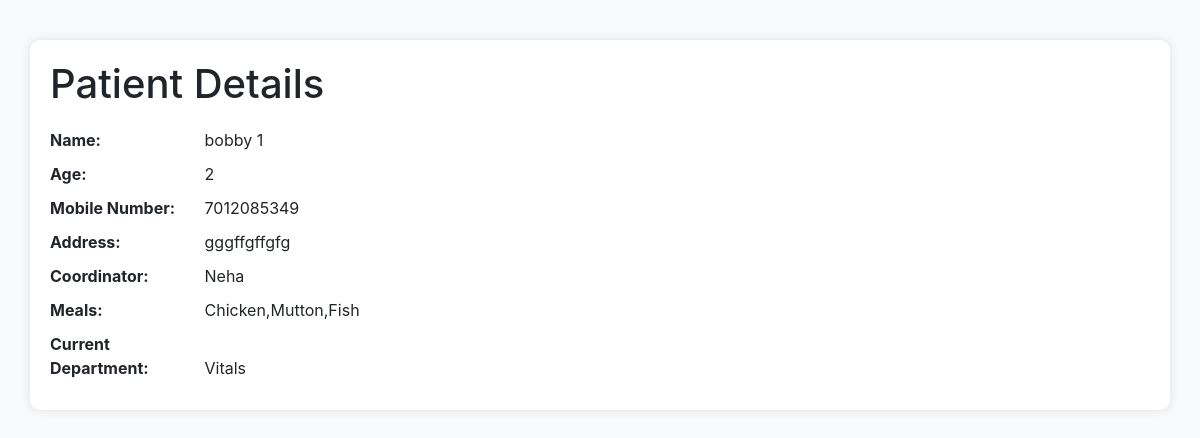
/patient_detail/107, run on the app's committed database.
### app/models.py (models this page shows, shortened)
class Registration(models.Model):
    id = models.AutoField(primary_key=True)
    name = models.CharField(max_length=255)
    age = models.IntegerField()
    mobile_number = models.CharField(max_length=15)
    address = models.TextField()
    coord_facilitator = models.CharField(max_length=255)
    meals = models.CharField(max_length=255)
    assigned_department = models.ForeignKey(Department, on_delete=models.CASCADE, null=True, blank=True)
    status=models.CharField(max_length=255,null=True,blank=True)
    current_department=models.CharField(max_length=255,null=True,blank=True)

class Department(models.Model):
    name = models.CharField(max_length=100)
    capacity = models.IntegerField(default=10)
    current_patients = models.IntegerField(default=0)
    status=models.CharField(max_length=255,default="Free")
    def __str__(self):
        return self.name

### app/views.py (the view)
# urls.py: path('patient_detail/<int:pk>',patient_detail,name='patient_detail'),
def patient_detail(request,pk):
    obj=Registration.objects.get(
    id=pk
    )
    context={
        "name": obj.name,
"age": obj.age,
"mobile_number": obj.mobile_number,
"address": obj.address,
"coord_facilitator": obj.coord_facilitator,
"meals": obj.meals,
        "current_department":obj.assigned_department
    }
    return render(request, 'patient_details.html', context)

### templates/patient_details.html (shortened to what this page needs)
<!DOCTYPE html>
<html lang="en">
<head>
    <link rel="stylesheet" href="https://stackpath.bootstrapcdn.com/bootstrap/4.5.2/css/bootstrap.min.css">
</head>
<body>
<div class="container">
    <h1>Patient Details</h1>
    <div class="detail-item">
        <span class="detail-label">Name:</span>
        {{ name }}
    </div>
    <div class="detail-item">
        <span class="detail-label">Age:</span>
        {{ age }}
    </div>
    <div class="detail-item">
        <span class="detail-label">Mobile Number:</span>
        {{ mobile_number }}
    </div>
    <div class="detail-item">
        <span class="detail-label">Address:</span>
        {{ address }}
    </div>
    <div class="detail-item">
        <span class="detail-label">Coordinator:</span>
        {{ coord_facilitator }}
    </div>
    <div class="detail-item">
        <span class="detail-label">Meals:</span>
        {{ meals }}
    </div>
    <div class="detail-item">
        <span class="detail-label">Current Department:</span>
        {{ current_department }}
    </div>
</div>
</body>
</html>

### templates/patient_details.html (style rules this page uses)
body { background-color: #f8f9fa; padding-top: 20px; }
.container { background-color: #ffffff; border-radius: 10px; box-shadow: 0 0 10px rgba(0, 0, 0, 0.1); padding: 20px; margin-top: 20px; }
h1 { margin-bottom: 20px; }
.detail-item { margin-bottom: 10px; }
.detail-label { font-weight: bold; width: 150px; display: inline-block; }

### data on the page
Registration: name "bobby 1", mobile_number "7012085349", address "gggffgffgfg", coord_facilitator "Neha", meals "Chicken,Mutton,Fish"
Department: name "Vitals"

### other printed values
{{ age }} "2"
